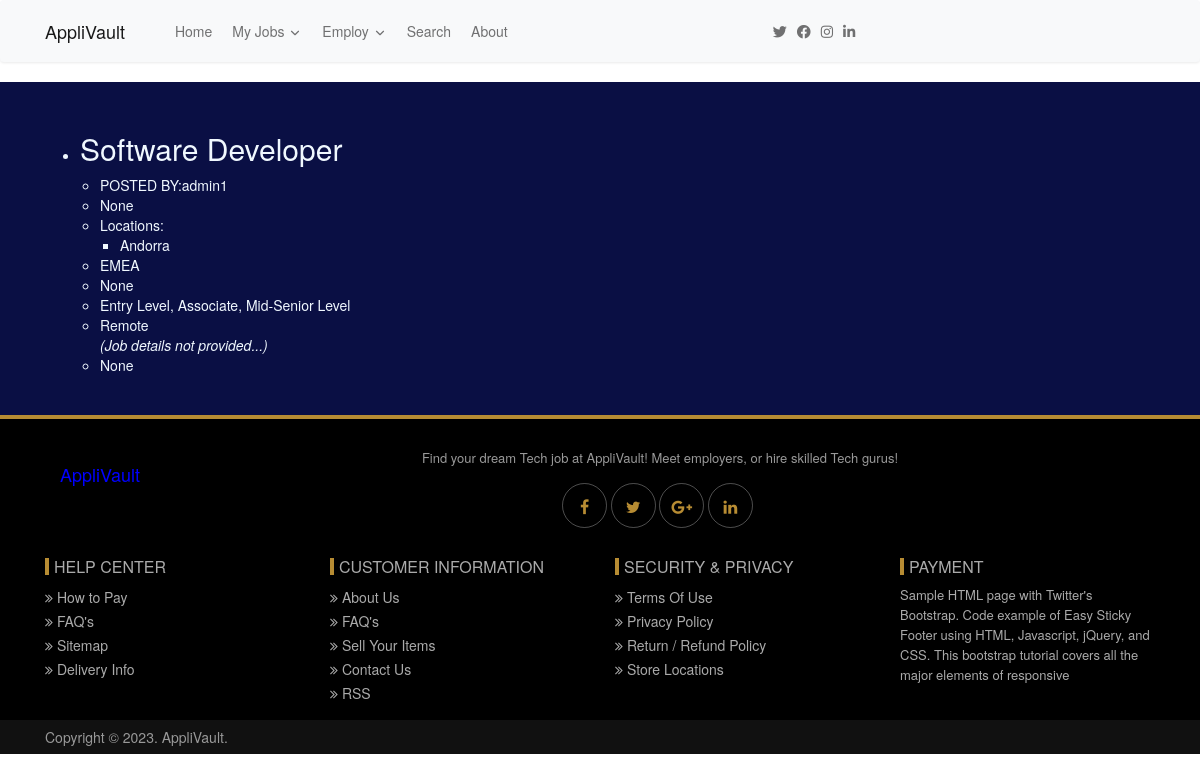
Page /job-details/1/ on the committed database.
### job/models.py (models this page shows, shortened)
class Job(models.Model):
    job_name = models.CharField(max_length=125)
    job_poster = models.ForeignKey(User, on_delete=models.CASCADE, null=True)
    company_name = models.CharField(max_length=100, blank=True, null=True)
    company_website_link = models.CharField(max_length=500, blank=True, null=True)
    job_location = CountryField(blank_label="(Select Countries)",multiple=True, blank=True)
    job_alternative_location = models.CharField(max_length=250, blank=True, null=True)
    EXPERIENCE_LEVEL_CHOICES = (
        ('Internship', 'Internship'),
        ('Entry Level', 'Entry Level'),
        ('Associate', 'Associate'),
        ('Mid-Senior Level', 'Mid-Senior Level'),
        ('Senior Level', 'Senior Level'),
        ('Director', 'Director'),
        ('Executive', 'Executive')
    )
    experience_level = MultiSelectField(max_length=125, choices=EXPERIENCE_LEVEL_CHOICES, blank=True)
    JOB_TYPE_CHOICES = (
        ('Remote', 'Remote'),
        ('On-site', 'On-site'),
        ('Hybrid', 'Hybrid')
    )
    job_type = MultiSelectField(max_length=125, choices=JOB_TYPE_CHOICES, blank=True)
    job_details = CKEditor5Field(null=True, blank=True)
    job_salary = models.CharField(max_length=100, blank=True, null=True)
    job_application_link = models.CharField(max_length=125, blank=True, null=True)

### core/views.py (the view)
# urls.py: path('job-details/<int:pk>/', views.job_details, name='job_details'),
def job_details(request, pk):
    job = get_object_or_404(Job, pk=pk)
    return render(request, "core/job_details.html", {
        'job': job,
        'pk': pk,
    })

### core/templates/core/job_details.html (shortened to what this page needs)
{% extends 'core/base.html' %}
{% block content %}
<div>
    <div  style="background-color: rgb(10, 15, 68); color: aliceblue;">
        <div class="container py-5">
           <div class="container">
              <ul>
                 <li>
                    <h2>{{ job.job_name }}</h2>
                    <ul>
                       <li>POSTED BY:{{ job.job_poster }}</li>
                       <li>{{ job.company_name }}</li>
                       <li>Locations:</li>
                        <ul>
                           <li>{{ job.job_location.name }}</li>
                        </ul>
                       <li>{{ job.job_alternative_location }}</li>
                       <li>{{ job.company_website_link }}</li>
                       <li>{{ job.experience_level }}</li>
                       <li>{{ job.job_type }}</li>
                       {% if job.job_details %}
                          <li>{{ job.job_details|safe }}</li>
                       {% else %}
                          <i>(Job details not provided...)</i>
                       {% endif %}
                          <li>{{ job.job_application_link }}</li>
                    </ul>
                 </li>
              </ul>
           </div>
        </div>
     </div>
</div>
{% endblock %}

### rows in the picture
Job: job_name "Software Developer", job_poster "admin1", company_name "None", job_location.name "Andorra", job_alternative_location "EMEA", company_website_link "None", experience_level "Entry Level, Associate, Mid-Senior Level", job_type "Remote", job_application_link "None"
